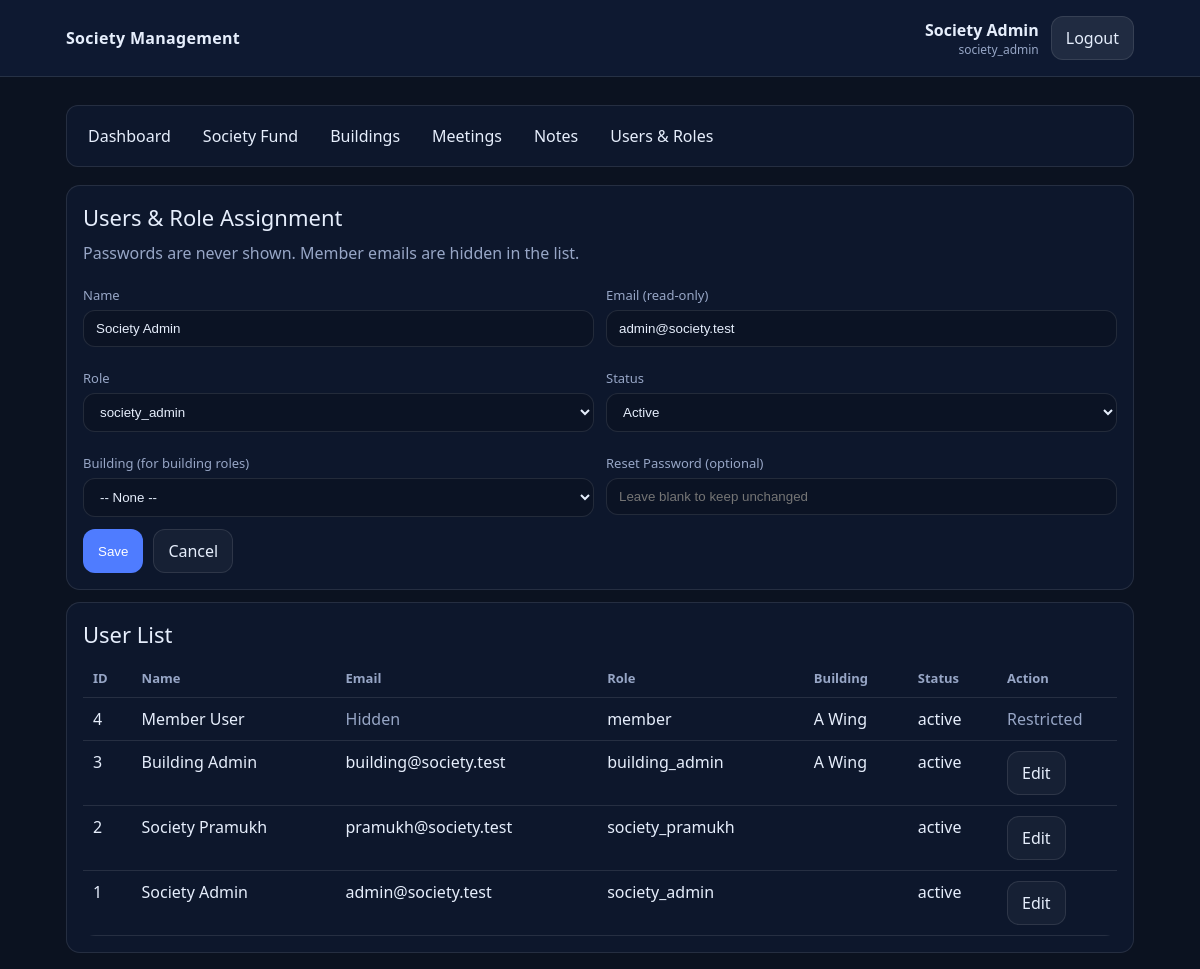
Screenshot of /backend/admin/users.php?action=edit&id=1 (signed in) with the database file from the repository.
### tables this page shows
CREATE TABLE IF NOT EXISTS users (
  id INT UNSIGNED AUTO_INCREMENT PRIMARY KEY,
  name VARCHAR(150) NOT NULL,
  email VARCHAR(190) NOT NULL,
  password VARCHAR(255) NOT NULL,
  role ENUM('society_admin','society_pramukh','building_admin','member') NOT NULL,
  society_id INT UNSIGNED NULL,
  building_id INT UNSIGNED NULL,
  status ENUM('active','inactive') NOT NULL DEFAULT 'active',
  created_at DATETIME NOT NULL DEFAULT CURRENT_TIMESTAMP,
  last_login DATETIME NULL,
  UNIQUE KEY uq_users_email (email),
  KEY idx_users_role (role),
  KEY idx_users_society (society_id),
  KEY idx_users_building (building_id),
  KEY idx_users_last_login (last_login),
  CONSTRAINT fk_users_society FOREIGN KEY (society_id) REFERENCES society(id)
    ON UPDATE CASCADE ON DELETE SET NULL,
  CONSTRAINT fk_users_building FOREIGN KEY (building_id) REFERENCES buildings(id)
    ON UPDATE CASCADE ON DELETE SET NULL
);

CREATE TABLE IF NOT EXISTS buildings (
  id INT UNSIGNED AUTO_INCREMENT PRIMARY KEY,
  society_id INT UNSIGNED NOT NULL,
  building_name VARCHAR(150) NOT NULL,
  CONSTRAINT fk_buildings_society FOREIGN KEY (society_id) REFERENCES society(id)
    ON UPDATE CASCADE ON DELETE CASCADE
);

### backend/config/auth.php (called while the page is built, shortened)
<?php
function e(string $value): string
{
    return htmlspecialchars($value, ENT_QUOTES, 'UTF-8');
}

### backend/admin/users.php (the view, shortened to what this page needs)
<?php
require_once __DIR__ . '/../config/auth.php';
$societyId = require_society_scope();
$action = (string)($_GET['action'] ?? '');
$editId = (int)($_GET['id'] ?? 0);
$editRow = null;
if ($action === 'edit' && $editId > 0) {
    $stmt = $pdo->prepare("SELECT id, name, email, role, building_id, status FROM users WHERE id = ? AND society_id = ? AND role <> 'member'");
    $stmt->execute([$editId, $societyId]);
    $editRow = $stmt->fetch();
}
$stmt = $pdo->prepare('SELECT u.id, u.name, u.email, u.role, u.status, b.building_name
    FROM users u
    LEFT JOIN buildings b ON b.id = u.building_id
    WHERE u.society_id = ?
    ORDER BY u.id DESC');
$stmt->execute([$societyId]);
$rows = $stmt->fetchAll();
require_once __DIR__ . '/../includes/header.php';
?>
<div class="card">
    <div class="h1">Users & Role Assignment</div>
    <div class="muted">Passwords are never shown. Member emails are hidden in the list.</div>
    <?php if ($editRow): ?>
        <form method="post" action="" style="margin-top:12px;">
            <div class="grid">
                <div class="col-6">
                    <label class="label">Name</label>
                    <input class="input" type="text" name="name" value="<?php echo e($editRow['name']); ?>" required>
                </div>
                <div class="col-6">
                    <label class="label">Email (read-only)</label>
                    <input class="input" type="text" value="<?php echo e($editRow['email']); ?>" disabled>
                </div>
                <div class="col-6">
                    <label class="label">Role</label>
                    <select name="role" required>
                        <?php foreach (['society_admin','society_pramukh','building_admin'] as $r): ?>
                            <option value="<?php echo e($r); ?>" <?php echo ($editRow['role'] === $r) ? 'selected' : ''; ?>><?php echo e($r); ?></option>
                        <?php endforeach; ?>
                    </select>
                </div>
                <div class="col-6">
                    <label class="label">Status</label>
                    <select name="status" required>
                        <option value="active" <?php echo ($editRow['status'] === 'active') ? 'selected' : ''; ?>>Active</option>
                    </select>
                </div>
                <div class="col-6">
                    <label class="label">Building (for building roles)</label>
                    <select name="building_id">
                        <option value="0">-- None --</option>
                    </select>
                </div>
                <div class="col-6">
                    <label class="label">Reset Password (optional)</label>
                    <input class="input" type="password" name="new_password" placeholder="Leave blank to keep unchanged">
                </div>
                <div class="col-12" style="display:flex; gap:10px;">
                    <button class="btn btn-primary" type="submit">Save</button>
                    <a class="btn" href="users.php">Cancel</a>
                </div>
            </div>
        </form>
    <?php endif; ?>
</div>
<div class="card" style="margin-top:12px;">
    <div class="h1">User List</div>
    <table class="table">
        <thead>
        <tr>
            <th>ID</th>
            <th>Name</th>
            <th>Email</th>
            <th>Role</th>
            <th>Building</th>
            <th>Status</th>
            <th style="width:120px;">Action</th>
        </tr>
        </thead>
        <tbody>
        <?php foreach ($rows as $r): ?>
            <tr>
                <td><?php echo e((string)$r['id']); ?></td>
                <td><?php echo e($r['name']); ?></td>
                <td>
                    <?php if ($r['role'] === 'member'): ?>
                        <span class="muted">Hidden</span>
                    <?php else: ?>
                        <?php echo e($r['email']); ?>
                    <?php endif; ?>
                </td>
                <td><?php echo e($r['role']); ?></td>
                <td><?php echo e((string)($r['building_name'] ?? '')); ?></td>
                <td><?php echo e($r['status']); ?></td>
                <td>
                    <?php if ($r['role'] === 'member'): ?>
                        <span class="muted">Restricted</span>
                    <?php else: ?>
                        <a class="btn" href="users.php?action=edit&id=<?php echo e((string)$r['id']); ?>">Edit</a>
                    <?php endif; ?>
                </td>
            </tr>
        <?php endforeach; ?>
        </tbody>
    </table>
</div>
<?php require_once __DIR__ . '/../includes/footer.php'; ?>

### frontend/assets/css/style.css (style rules this page uses)
:root { --bg:#0b1220; --card:#0f1b33; --text:#e6eefc; --muted:#97a6c6; --primary:#4f7cff; --danger:#ff4d4d; --border:rgba(255,255,255,.10); --white:#ffffff; }
* { box-sizing:border-box }
body { margin:0;font-family:system-ui,-apple-system,Segoe UI,Roboto,Arial; background:#0b1220; color:var(--text) }
.card { border:1px solid var(--border);border-radius:14px;background:rgba(15,27,51,.7);padding:16px }
.grid { display:grid;grid-template-columns:repeat(12,1fr);gap:12px }
.col-6 { grid-column:span 6 }
.col-12 { grid-column:span 12 }
.h1 { font-size:22px;margin:0 0 10px }
.muted { color:var(--muted) }
.table { width:100%;border-collapse:collapse;overflow:hidden;border-radius:12px }
.table th,.table td { padding:10px;border-bottom:1px solid var(--border);text-align:left;vertical-align:top }
.table th { color:var(--muted);font-weight:600;font-size:13px }
.label { display:block;margin:10px 0 6px;color:var(--muted);font-size:13px }
.input,select,textarea { width:100%;padding:10px 12px;border-radius:12px;border:1px solid var(--border);background:rgba(11,18,32,.6);color:var(--text);outline:none }
.btn { display:inline-block;padding:10px 14px;border-radius:12px;border:1px solid var(--border);background:rgba(255,255,255,.04);color:var(--text);text-decoration:none;cursor:pointer }
.btn-primary { background:var(--primary);border-color:transparent;color:var(--white) }

### rows the page displays
users: name "Society Admin", email "admin@society.test", status "Active", id "1", role "society_admin", status "active"
users: id "4", name "Member User", shows "Hidden", role "member", building.building_name "A Wing", status "active", shows "Restricted"
users: id "3", name "Building Admin", email "building@society.test", role "building_admin", building.building_name "A Wing", status "active"
users: id "2", name "Society Pramukh", email "pramukh@society.test", role "society_pramukh", status "active"

### other values shown
$user['name'] "Society Admin"
$role "society_admin"
form field role "society_admin"
